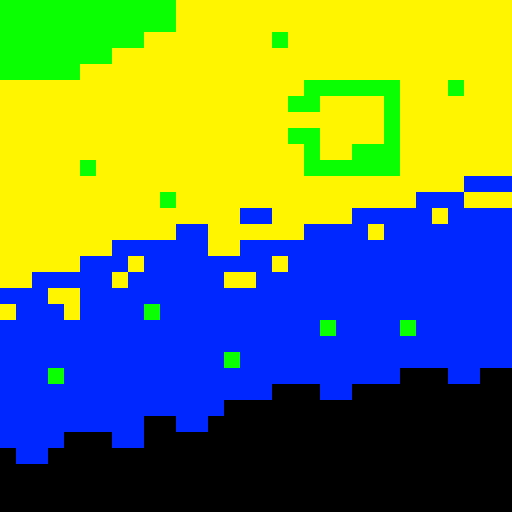

Rendered tile map (Tiled .tmx) drawn with the repository's tilesets; below, a short description and the full map source, tile grids included:
An orthogonal 32x32 tile map with 16x16 px tiles, 2 tile layers (background, foreground) and 34 objects.

<map version="1.2" tiledversion="1.2.0" orientation="orthogonal" renderorder="left-up" width="32" height="32" tilewidth="16" tileheight="16" infinite="0" nextlayerid="4" nextobjectid="93">
 <tileset firstgid="1" name="tileset" tilewidth="16" tileheight="16" tilecount="4" columns="2">
  <image source="tileset.png" width="32" height="32" />
 </tileset>
 <layer id="1" name="background" width="32" height="32">
  <data encoding="csv">
3,3,3,3,3,3,3,3,3,3,3,3,3,3,3,3,3,3,3,3,3,3,3,3,3,3,3,3,3,3,3,3,
3,3,3,3,3,3,3,3,3,3,3,3,3,3,3,3,3,3,3,3,3,3,3,3,3,3,3,3,3,3,3,3,
3,3,3,3,3,3,3,3,3,3,3,3,3,3,3,3,3,3,3,3,3,3,3,3,3,3,3,3,3,3,3,3,
3,3,3,3,3,3,3,3,3,3,3,3,3,3,3,3,3,3,3,3,3,3,3,3,3,3,3,3,3,3,3,3,
3,3,3,3,3,3,3,3,3,3,3,3,3,3,3,3,3,3,3,3,3,3,3,3,3,3,3,3,3,3,3,3,
3,3,3,3,3,3,3,3,3,3,3,3,3,3,3,3,3,3,3,3,3,3,3,3,3,3,3,3,3,3,3,3,
3,3,3,3,3,3,3,3,3,3,3,3,3,3,3,3,3,3,3,3,3,3,3,3,3,3,3,3,3,3,3,3,
3,3,3,3,3,3,3,3,3,3,3,3,3,3,3,3,3,3,3,3,3,3,3,3,3,3,3,3,3,3,3,3,
3,3,3,3,3,3,3,3,3,3,3,3,3,3,3,3,3,3,3,3,3,3,3,3,3,3,3,3,3,3,3,3,
3,3,3,3,3,3,3,3,3,3,3,3,3,3,3,3,3,3,3,3,3,3,3,3,3,3,3,3,3,3,3,3,
3,3,3,3,3,3,3,3,3,3,3,3,3,3,3,3,3,3,3,3,3,3,3,3,3,3,3,3,3,3,3,3,
3,3,3,3,3,3,3,3,3,3,3,3,3,3,3,3,3,3,3,3,3,3,3,3,3,3,3,3,3,2,2,2,
3,3,3,3,3,3,3,3,3,3,3,3,3,3,3,3,3,3,3,3,3,3,3,3,3,3,2,2,2,3,3,3,
3,3,3,3,3,3,3,3,3,3,3,3,3,3,3,2,2,3,3,3,3,3,2,2,2,2,2,3,2,2,2,2,
3,3,3,3,3,3,3,3,3,3,3,2,2,3,3,3,3,3,3,2,2,2,2,3,2,2,2,2,2,2,2,2,
3,3,3,3,3,3,3,2,2,2,2,2,2,3,3,2,2,2,2,2,2,2,2,2,2,2,2,2,2,2,2,2,
3,3,3,3,3,2,2,2,3,2,2,2,2,2,2,2,2,3,2,2,2,2,2,2,2,2,2,2,2,2,2,2,
3,3,2,2,2,2,2,3,2,2,2,2,2,2,3,3,2,2,2,2,2,2,2,2,2,2,2,2,2,2,2,2,
2,2,2,3,3,2,2,2,2,2,2,2,2,2,2,2,2,2,2,2,2,2,2,2,2,2,2,2,2,2,2,2,
3,2,2,2,3,2,2,2,2,2,2,2,2,2,2,2,2,2,2,2,2,2,2,2,2,2,2,2,2,2,2,2,
2,2,2,2,2,2,2,2,2,2,2,2,2,2,2,2,2,2,2,2,2,2,2,2,2,2,2,2,2,2,2,2,
2,2,2,2,2,2,2,2,2,2,2,2,2,2,2,2,2,2,2,2,2,2,2,2,2,2,2,2,2,2,2,2,
2,2,2,2,2,2,2,2,2,2,2,2,2,2,2,2,2,2,2,2,2,2,2,2,2,2,2,2,2,2,2,2,
2,2,2,2,2,2,2,2,2,2,2,2,2,2,2,2,2,2,2,2,2,2,2,2,2,1,1,1,2,2,1,1,
2,2,2,2,2,2,2,2,2,2,2,2,2,2,2,2,2,1,1,1,2,2,1,1,1,1,1,1,1,1,1,1,
2,2,2,2,2,2,2,2,2,2,2,2,2,2,1,1,1,1,1,1,1,1,1,1,1,1,1,1,1,1,1,1,
2,2,2,2,2,2,2,2,2,1,1,2,2,1,1,1,1,1,1,1,1,1,1,1,1,1,1,1,1,1,1,1,
2,2,2,2,1,1,1,2,2,1,1,1,1,1,1,1,1,1,1,1,1,1,1,1,1,1,1,1,1,1,1,1,
1,2,2,1,1,1,1,1,1,1,1,1,1,1,1,1,1,1,1,1,1,1,1,1,1,1,1,1,1,1,1,1,
1,1,1,1,1,1,1,1,1,1,1,1,1,1,1,1,1,1,1,1,1,1,1,1,1,1,1,1,1,1,1,1,
1,1,1,1,1,1,1,1,1,1,1,1,1,1,1,1,1,1,1,1,1,1,1,1,1,1,1,1,1,1,1,1,
1,1,1,1,1,1,1,1,1,1,1,1,1,1,1,1,1,1,1,1,1,1,1,1,1,1,1,1,1,1,1,1
</data>
 </layer>
 <layer id="2" name="foreground" width="32" height="32">
  <data encoding="csv">
4,4,4,4,4,4,4,4,4,4,4,0,0,0,0,0,0,0,0,0,0,0,0,0,0,0,0,0,0,0,0,0,
4,4,4,4,4,4,4,4,4,4,4,0,0,0,0,0,0,0,0,0,0,0,0,0,0,0,0,0,0,0,0,0,
4,4,4,4,4,4,4,4,4,0,0,0,0,0,0,0,0,4,0,0,0,0,0,0,0,0,0,0,0,0,0,0,
4,4,4,4,4,4,4,0,0,0,0,0,0,0,0,0,0,0,0,0,0,0,0,0,0,0,0,0,0,0,0,0,
4,4,4,4,4,0,0,0,0,0,0,0,0,0,0,0,0,0,0,0,0,0,0,0,0,0,0,0,0,0,0,0,
0,0,0,0,0,0,0,0,0,0,0,0,0,0,0,0,0,0,0,4,4,4,4,4,4,0,0,0,4,0,0,0,
0,0,0,0,0,0,0,0,0,0,0,0,0,0,0,0,0,0,4,4,0,0,0,0,4,0,0,0,0,0,0,0,
0,0,0,0,0,0,0,0,0,0,0,0,0,0,0,0,0,0,0,0,0,0,0,0,4,0,0,0,0,0,0,0,
0,0,0,0,0,0,0,0,0,0,0,0,0,0,0,0,0,0,4,4,0,0,0,0,4,0,0,0,0,0,0,0,
0,0,0,0,0,0,0,0,0,0,0,0,0,0,0,0,0,0,0,4,0,0,4,4,4,0,0,0,0,0,0,0,
0,0,0,0,0,4,0,0,0,0,0,0,0,0,0,0,0,0,0,4,4,4,4,4,4,0,0,0,0,0,0,0,
0,0,0,0,0,0,0,0,0,0,0,0,0,0,0,0,0,0,0,0,0,0,0,0,0,0,0,0,0,0,0,0,
0,0,0,0,0,0,0,0,0,0,4,0,0,0,0,0,0,0,0,0,0,0,0,0,0,0,0,0,0,0,0,0,
0,0,0,0,0,0,0,0,0,0,0,0,0,0,0,0,0,0,0,0,0,0,0,0,0,0,0,0,0,0,0,0,
0,0,0,0,0,0,0,0,0,0,0,0,0,0,0,0,0,0,0,0,0,0,0,0,0,0,0,0,0,0,0,0,
0,0,0,0,0,0,0,0,0,0,0,0,0,0,0,0,0,0,0,0,0,0,0,0,0,0,0,0,0,0,0,0,
0,0,0,0,0,0,0,0,0,0,0,0,0,0,0,0,0,0,0,0,0,0,0,0,0,0,0,0,0,0,0,0,
0,0,0,0,0,0,0,0,0,0,0,0,0,0,0,0,0,0,0,0,0,0,0,0,0,0,0,0,0,0,0,0,
0,0,0,0,0,0,0,0,0,0,0,0,0,0,0,0,0,0,0,0,0,0,0,0,0,0,0,0,0,0,0,0,
0,0,0,0,0,0,0,0,0,4,0,0,0,0,0,0,0,0,0,0,0,0,0,0,0,0,0,0,0,0,0,0,
0,0,0,0,0,0,0,0,0,0,0,0,0,0,0,0,0,0,0,0,4,0,0,0,0,4,0,0,0,0,0,0,
0,0,0,0,0,0,0,0,0,0,0,0,0,0,0,0,0,0,0,0,0,0,0,0,0,0,0,0,0,0,0,0,
0,0,0,0,0,0,0,0,0,0,0,0,0,0,4,0,0,0,0,0,0,0,0,0,0,0,0,0,0,0,0,0,
0,0,0,4,0,0,0,0,0,0,0,0,0,0,0,0,0,0,0,0,0,0,0,0,0,0,0,0,0,0,0,0,
0,0,0,0,0,0,0,0,0,0,0,0,0,0,0,0,0,0,0,0,0,0,0,0,0,0,0,0,0,0,0,0,
0,0,0,0,0,0,0,0,0,0,0,0,0,0,0,0,0,0,0,0,0,0,0,0,0,0,0,0,0,0,0,0,
0,0,0,0,0,0,0,0,0,0,0,0,0,0,0,0,0,0,0,0,0,0,0,0,0,0,0,0,0,0,0,0,
0,0,0,0,0,0,0,0,0,0,0,0,0,0,0,0,0,0,0,0,0,0,0,0,0,0,0,0,0,0,0,0,
0,0,0,0,0,0,0,0,0,0,0,0,0,0,0,0,0,0,0,0,0,0,0,0,0,0,0,0,0,0,0,0,
0,0,0,0,0,0,0,0,0,0,0,0,0,0,0,0,0,0,0,0,0,0,0,0,0,0,0,0,0,0,0,0,
0,0,0,0,0,0,0,0,0,0,0,0,0,0,0,0,0,0,0,0,0,0,0,0,0,0,0,0,0,0,0,0,
0,0,0,0,0,0,0,0,0,0,0,0,0,0,0,0,0,0,0,0,0,0,0,0,0,0,0,0,0,0,0,0
</data>
 </layer>
 <objectgroup id="3" name="collision">
  <object id="18" x="147" y="309" width="9" height="6" />
  <object id="33" x="51" y="373" width="9" height="6" />
  <object id="34" x="227" y="357" width="9" height="6" />
  <object id="35" x="323" y="325" width="9" height="6" />
  <object id="36" x="403" y="325" width="9" height="6" />
  <object id="37" x="451" y="85" width="9" height="6" />
  <object id="38" x="275" y="37" width="9" height="6" />
  <object id="52" x="83" y="165" width="9" height="6" />
  <object id="53" x="163" y="197" width="9" height="6" />
  <object id="54" x="291" y="133" width="25" height="6" />
  <object id="61" x="307" y="85" width="89" height="6" />
  <object id="62" x="291" y="101" width="25" height="6" />
  <object id="63" x="307" y="85" width="9" height="22" />
  <object id="64" x="307" y="133" width="9" height="38" />
  <object id="65" x="307" y="165" width="57" height="6" />
  <object id="66" x="387" y="85" width="9" height="70" />
  <object id="68" x="355" y="149" width="41" height="22" />
  <object id="70" x="3" y="69" width="73" height="6" />
  <object id="71" x="67" y="53" width="41" height="6" />
  <object id="72" x="99" y="37" width="41" height="6" />
  <object id="76" x="131" y="21" width="41" height="6" />
  <object id="77" x="163" y="5" width="9" height="22" />
  <object id="78" x="131" y="21" width="9" height="22" />
  <object id="79" x="99" y="37" width="9" height="22" />
  <object id="80" x="67" y="53" width="9" height="22" />
  <object id="81" x="0" y="480" width="512" height="32" />
  <object id="82" x="160" y="448" width="352" height="32" />
  <object id="84" x="240" y="416" width="272" height="32" />
  <object id="85" x="400" y="400" width="112" height="16" />
  <object id="86" x="80" y="464" width="80" height="16" />
  <object id="88" x="-16" y="0" width="16" height="512" />
  <object id="89" x="512" y="0" width="16" height="512" />
  <object id="91" x="0" y="512" width="512" height="16" />
  <object id="92" x="0" y="-16" width="512" height="16" />
 </objectgroup>
</map>